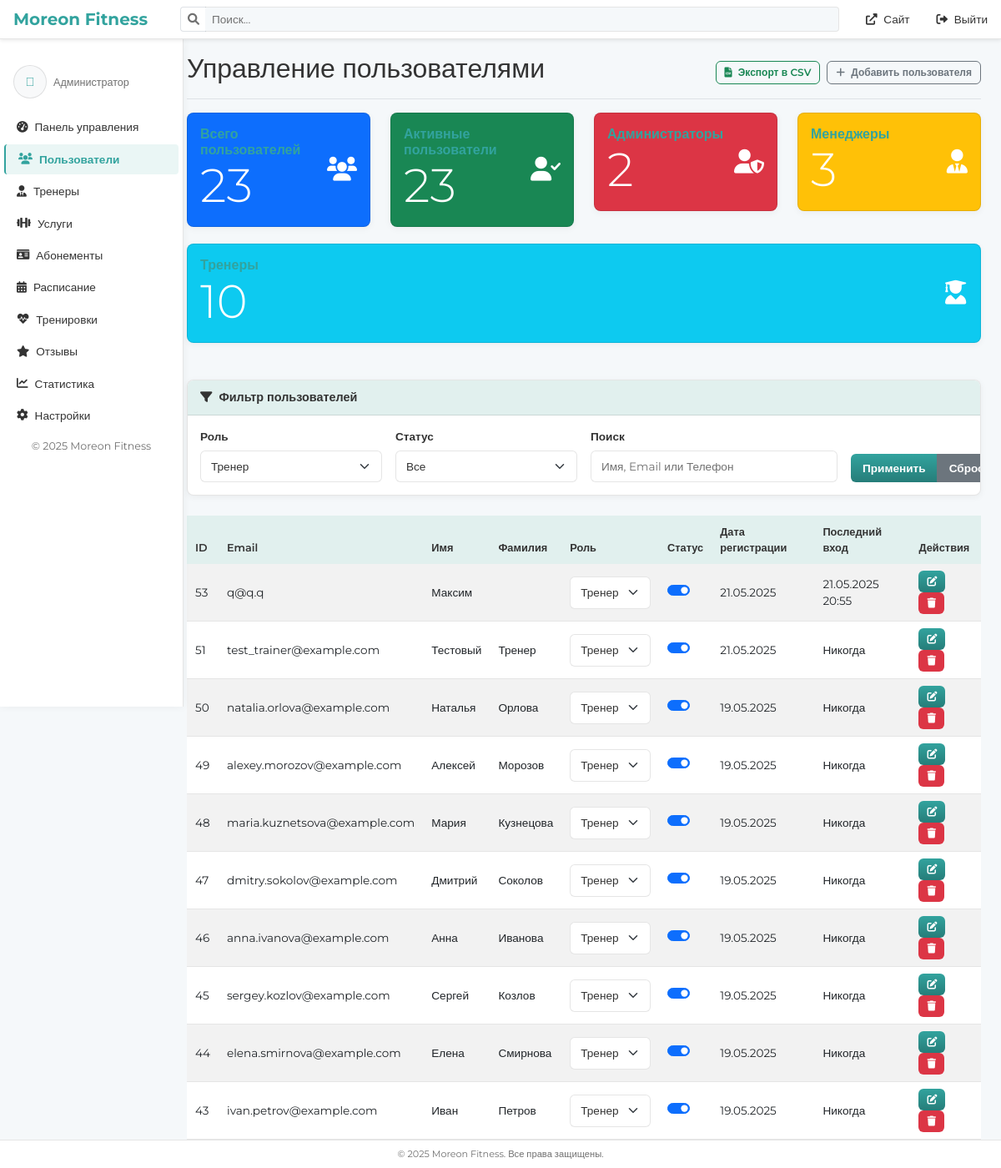
The page /admin/users.php?user_role=trainer (signed in) on the database its author committed.
### tables this page shows
CREATE TABLE `users` (
  `id` int NOT NULL,
  `email` varchar(255) NOT NULL,
  `password_hash` varchar(255) NOT NULL,
  `role` enum('admin','manager','trainer','user') NOT NULL DEFAULT 'user',
  `first_name` varchar(100) NOT NULL,
  `last_name` varchar(100) NOT NULL,
  `phone` varchar(20) DEFAULT NULL,
  `birthdate` date DEFAULT NULL,
  `gender` enum('male','female') DEFAULT NULL,
  `avatar_url` varchar(255) DEFAULT NULL,
  `height` int DEFAULT NULL,
  `weight` float DEFAULT NULL,
  `is_active` tinyint(1) DEFAULT '1',
  `last_login` timestamp NULL DEFAULT NULL,
  `created_at` timestamp NULL DEFAULT CURRENT_TIMESTAMP,
  `updated_at` timestamp NULL DEFAULT CURRENT_TIMESTAMP ON UPDATE CURRENT_TIMESTAMP
);

### admin/users.php (the view, shortened to what this page needs)
<?php
require_once('includes/auth_check.php');
$page = isset($_GET['page']) ? (int)$_GET['page'] : 1;
$perPage = 10;
$offset = ($page - 1) * $perPage;
$roleFilter = isset($_GET['user_role']) ? $_GET['user_role'] : '';
$statusFilter = isset($_GET['status']) ? $_GET['status'] : '';
$searchFilter = isset($_GET['search']) ? $_GET['search'] : '';
$whereConditions = [];
$params = [];
if (!empty($roleFilter)) {
    $whereConditions[] = "role = :role";
    $params[':role'] = $roleFilter;
}
$whereClause = !empty($whereConditions) ? "WHERE " . implode(" AND ", $whereConditions) : "";
$sql = "SELECT id, email, first_name, last_name, phone, role, is_active, created_at, last_login
        FROM users
        {$whereClause}
        ORDER BY id DESC
        LIMIT :offset, :perPage";
$usersStmt = $pdo->prepare($sql);
$usersStmt->bindParam(':offset', $offset, PDO::PARAM_INT);
$usersStmt->bindParam(':perPage', $perPage, PDO::PARAM_INT);
foreach ($params as $key => $value) {
    $usersStmt->bindValue($key, $value);
}
$usersStmt->execute();
$users = $usersStmt->fetchAll();
include 'includes/header.php';
?>
<div class="container-fluid">
    <div class="row">
        <?php include 'includes/sidebar.php'; ?>
        <main class="col-md-9 ms-sm-auto col-lg-10 px-md-4">
            <div class="d-flex justify-content-between flex-wrap flex-md-nowrap align-items-center pt-3 pb-2 mb-3 border-bottom">
                <h1 class="h2">Управление пользователями</h1>
                <div class="btn-toolbar mb-2 mb-md-0">
                    <a href="export_users.php?role=<?= urlencode($roleFilter) ?>&status=<?= urlencode($statusFilter) ?>&search=<?= urlencode($searchFilter) ?>" class="btn btn-sm btn-outline-success me-2">
                        <i class="fas fa-file-csv me-1"></i> Экспорт в CSV
                    </a>
                    <button type="button" class="btn btn-sm btn-outline-secondary" data-bs-toggle="modal" data-bs-target="#addUserModal">
                        <i class="fas fa-plus me-1"></i> Добавить пользователя
                    </button>
                </div>
            </div>
            <?php
            $statsStmt = $pdo->query("
                SELECT
                    COUNT(*) AS total_users,
                    SUM(CASE WHEN is_active = 1 THEN 1 ELSE 0 END) AS active_users,
                    SUM(CASE WHEN role = 'admin' THEN 1 ELSE 0 END) AS admins,
                    SUM(CASE WHEN role = 'manager' THEN 1 ELSE 0 END) AS managers,
                    SUM(CASE WHEN role = 'trainer' THEN 1 ELSE 0 END) AS trainers,
                    SUM(CASE WHEN role = 'user' THEN 1 ELSE 0 END) AS normal_users
                FROM users
            ");
            $stats = $statsStmt->fetch(PDO::FETCH_ASSOC);
            ?>
            <div class="row mb-4">
                <div class="col-md">
                    <div class="card text-white bg-primary">
                        <div class="card-body">
                            <div class="d-flex justify-content-between align-items-center">
                                <div>
                                    <h6 class="card-title mb-0">Всего пользователей</h6>
                                    <div class="display-4"><?= $stats['total_users'] ?></div>
                                </div>
                                <i class="fas fa-users fa-2x"></i>
                            </div>
                        </div>
                    </div>
                </div>
                <div class="col-md">
                    <div class="card text-white bg-success">
                        <div class="card-body">
                            <div class="d-flex justify-content-between align-items-center">
                                <div>
                                    <h6 class="card-title mb-0">Активные пользователи</h6>
                                    <div class="display-4"><?= $stats['active_users'] ?></div>
                                </div>
                                <i class="fas fa-user-check fa-2x"></i>
                            </div>
                        </div>
                    </div>
                </div>
                <div class="col-md">
                    <div class="card text-white bg-danger">
                        <div class="card-body">
                            <div class="d-flex justify-content-between align-items-center">
                                <div>
                                    <h6 class="card-title mb-0">Администраторы</h6>
                                    <div class="display-4"><?= $stats['admins'] ?></div>
                                </div>
                                <i class="fas fa-user-shield fa-2x"></i>
                            </div>
                        </div>
                    </div>
                </div>
                <div class="col-md">
                    <div class="card text-white bg-warning">
                        <div class="card-body">
                            <div class="d-flex justify-content-between align-items-center">
                                <div>
                                    <h6 class="card-title mb-0">Менеджеры</h6>
                                    <div class="display-4"><?= $stats['managers'] ?></div>
                                </div>
                                <i class="fas fa-user-tie fa-2x"></i>
                            </div>
                        </div>
                    </div>
                </div>
                <div class="col-md">
                    <div class="card text-white bg-info">
                        <div class="card-body">
                            <div class="d-flex justify-content-between align-items-center">
                                <div>
                                    <h6 class="card-title mb-0">Тренеры</h6>
                                    <div class="display-4"><?= $stats['trainers'] ?></div>
                                </div>
                                <i class="fas fa-user-graduate fa-2x"></i>
                            </div>
                        </div>
                    </div>
                </div>
            </div>
            <div class="card mb-4">
                <div class="card-header">
                    <i class="fas fa-filter me-1"></i>
                    Фильтр пользователей
                </div>
                <div class="card-body">
                    <form action="" method="get" class="row g-3">
                        <div class="col-md-3">
                            <label for="filter-role" class="form-label">Роль</label>
                            <select id="filter-role" name="role" class="form-select">
                                <option value="trainer" <?= $roleFilter === 'trainer' ? 'selected' : '' ?>>Тренер</option>
                            </select>
                        </div>
                        <div class="col-md-3">
                            <label for="filter-status" class="form-label">Статус</label>
                            <select id="filter-status" name="status" class="form-select">
                                <option value="">Все</option>
                            </select>
                        </div>
                        <div class="col-md-4">
                            <label for="filter-search" class="form-label">Поиск</label>
                            <input type="text" class="form-control" id="filter-search" name="search" placeholder="Имя, Email или Телефон" value="<?= htmlspecialchars($searchFilter) ?>">
                        </div>
                        <div class="col-md-2 d-flex align-items-end">
                            <div class="btn-group w-100">
                                <button type="submit" class="btn btn-primary">Применить</button>
                                <a href="users.php" class="btn btn-secondary">Сбросить</a>
                            </div>
                        </div>
                    </form>
                </div>
            </div>
            <div class="table-responsive">
                <table class="table table-striped table-hover">
                    <thead>
                        <tr>
                            <th>ID</th>
                            <th>Email</th>
                            <th>Имя</th>
                            <th>Фамилия</th>
                            <th>Роль</th>
                            <th>Статус</th>
                            <th>Дата регистрации</th>
                            <th>Последний вход</th>
                            <th>Действия</th>
                        </tr>
                    </thead>
                    <tbody>
                        <?php foreach ($users as $user): ?>
                        <tr>
                            <td><?= htmlspecialchars($user['id']) ?></td>
                            <td><?= htmlspecialchars($user['email']) ?></td>
                            <td><?= htmlspecialchars($user['first_name']) ?></td>
                            <td><?= htmlspecialchars($user['last_name']) ?></td>
                            <td>
                                <?php if ($_SESSION['user_role'] === 'admin' && $user['id'] != $_SESSION['user_id']): ?>
                                <select class="form-select form-select-sm role-select" data-user-id="<?= $user['id'] ?>">
                                    <option value="trainer" <?= $user['role'] === 'trainer' ? 'selected' : '' ?>>Тренер</option>
                                </select>
                                <?php else: ?>
                                <span class="badge bg-<?= $user['role'] === 'admin' ? 'danger' : ($user['role'] === 'manager' ? 'warning' : ($user['role'] === 'trainer' ? 'info' : 'primary')) ?>">
                                    <?= ucfirst(htmlspecialchars($user['role'])) ?>
                                </span>
                                <?php endif; ?>
                            </td>
                            <td>
                                <div class="form-check form-switch">
                                    <input class="form-check-input status-toggle" type="checkbox"
                                        data-user-id="<?= $user['id'] ?>"
                                        <?= $user['is_active'] ? 'checked' : '' ?>
                                        <?= $user['id'] == $_SESSION['user_id'] ? 'disabled' : '' ?>>
                                </div>
                            </td>
                            <td><?= date('d.m.Y', strtotime($user['created_at'])) ?></td>
                            <td><?= $user['last_login'] ? date('d.m.Y H:i', strtotime($user['last_login'])) : 'Никогда' ?></td>
                            <td class="action-buttons">
                                <button type="button" class="btn btn-sm btn-primary" data-bs-toggle="modal" data-bs-target="#editUserModal" data-user-id="<?= $user['id'] ?>">
                                    <i class="fas fa-edit"></i>
                                </button>
                                <?php if ($_SESSION['user_role'] === 'admin' && $user['id'] != $_SESSION['user_id']): ?>
                                <button type="button" class="btn btn-sm btn-danger" data-bs-toggle="modal" data-bs-target="#deleteUserModal" data-user-id="<?= $user['id'] ?>">
                                    <i class="fas fa-trash"></i>
                                </button>
                                <?php endif; ?>
                            </td>
                        </tr>
                        <?php endforeach; ?>
                    </tbody>
                </table>
            </div>
        </main>
    </div>
</div>
<?php include 'includes/footer.php'; ?>

### style/admin.css (style rules this page uses)
:root { --sidebar-width: 220px; --primary-color: #f5f8fa; --secondary-color: #e1f0ee; --accent-color: #32a39e; --accent-gradient: linear-gradient(180deg, #32a39e 0%, #267d79 100%); --light-bg: #ffffff; --text-color: #333333; --text-muted: #717171; --border-color: rgba(0, 0, 0, 0.1); --card-bg: #ffffff; --hover-bg: rgba(0, 0, 0, 0.05); --active-bg: rgba(50, 163, 158, 0.1); }
body { font-family: "Montserrat", sans-serif; background-color: var(--primary-color); color: var(--text-color); font-size: 0.9rem; }
h1, h2, h3, h4, h5, h6 { font-weight: 600; }
.card, .welcome-section, .admin-form, .admin-table { background: var(--card-bg); border-radius: 8px; border: 1px solid var(--border-color); box-shadow: 0 2px 8px rgba(0, 0, 0, 0.05); margin-bottom: 20px; overflow: hidden; }
.card-header { background-color: var(--secondary-color); border-bottom: 1px solid var(--border-color); color: var(--text-color); font-weight: 600; font-size: 0.9rem; padding: 10px 15px; }
.card-body { padding: 15px; }
.card-title { color: var(--accent-color); font-weight: 600; margin-bottom: 12px; font-size: 1rem; }
.table { color: var(--text-color); margin-bottom: 0; font-size: 0.85rem; }
.table thead th { background-color: var(--secondary-color); color: var(--text-color); border-bottom: none; font-weight: 600; padding: 10px; font-size: 0.8rem; }
.table tbody td { border-color: var(--border-color); padding: 8px 10px; vertical-align: middle; }
.form-control, .form-select { background-color: var(--light-bg); border: 1px solid var(--border-color); color: var(--text-color); padding: 8px 12px; border-radius: 6px; font-size: 0.85rem; }
.form-control::placeholder { color: var(--text-muted); }
.form-label { color: var(--text-color); font-weight: 600; margin-bottom: 6px; font-size: 0.85rem; }
.btn { font-family: "Montserrat", sans-serif; border-radius: 6px; padding: 6px 14px; font-size: 0.85rem; font-weight: 600; transition: all 0.2s ease; }
.btn-primary { background: var(--accent-gradient); color: #ffffff; border: none; }
.btn-sm { padding: 4px 10px; font-size: 0.75rem; }
.btn-danger { background: #dc3545; color: #ffffff; border: none; }

### rows shown on the page
users: id "53", email "q@q.q", first_name "Максим", role+id "Тренер", is_active "☑", created_at "21.05.2025", last_login "21.05.2025 20:55"
users: id "51", email "test_trainer@example.com", first_name "Тестовый", last_name "Тренер", role+id "Тренер", is_active "☑", created_at "21.05.2025", shows "Никогда"
users: id "50", email "natalia.orlova@example.com", first_name "Наталья", last_name "Орлова", role+id "Тренер", is_active "☑", created_at "19.05.2025", shows "Никогда"
users: id "49", email "alexey.morozov@example.com", first_name "Алексей", last_name "Морозов", role+id "Тренер", is_active "☑", created_at "19.05.2025", shows "Никогда"
users: id "48", email "maria.kuznetsova@example.com", first_name "Мария", last_name "Кузнецова", role+id "Тренер", is_active "☑", created_at "19.05.2025", shows "Никогда"
users: id "47", email "dmitry.sokolov@example.com", first_name "Дмитрий", last_name "Соколов", role+id "Тренер", is_active "☑", created_at "19.05.2025", shows "Никогда"
users: id "46", email "anna.ivanova@example.com", first_name "Анна", last_name "Иванова", role+id "Тренер", is_active "☑", created_at "19.05.2025", shows "Никогда"
users: id "45", email "sergey.kozlov@example.com", first_name "Сергей", last_name "Козлов", role+id "Тренер", is_active "☑", created_at "19.05.2025", shows "Никогда"
users: id "44", email "elena.smirnova@example.com", first_name "Елена", last_name "Смирнова", role+id "Тренер", is_active "☑", created_at "19.05.2025", shows "Никогда"
users: id "43", email "ivan.petrov@example.com", first_name "Иван", last_name "Петров", role+id "Тренер", is_active "☑", created_at "19.05.2025", shows "Никогда"

### other values the page prints
$roleLabels[$_SESSION['user_role']] "Администратор"
$stats['total_users'] "23"
$stats['active_users'] "23"
$stats['admins'] "2"
$stats['managers'] "3"
$stats['trainers'] "10"
